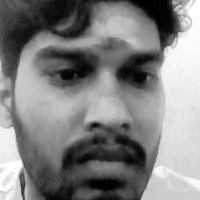
#> input picture dataset/695748833aff31f8138e99cc/001.jpg, 200 x 200 px; its folder holds only this picture in this run
$ python -i face_service.py   (imports and definitions only)
#> lines starting #> are read from the running program, lines starting #| are printed output that depends on the picture
import os
from datetime import datetime, timedelta
from bson import ObjectId

import cv2
import numpy as np

# Global Mongo client; set from app.py with set_mongo_client(mongo.db)
mongo_client = None

BASE_DIR = os.path.dirname(os.path.abspath(__file__))
DATASET_DIR = os.path.join(BASE_DIR, 'dataset')
MODEL_PATH = os.path.join(BASE_DIR, 'face_model.yml')
HAAR_PATH = cv2.data.haarcascades + 'haarcascade_frontalface_default.xml'


# [4 lines left out: function set_mongo_client, not called in this run]


def _load_face_detector():
    if not os.path.exists(HAAR_PATH):
        raise RuntimeError('Haarcascade file not found at ' + HAAR_PATH)
    return cv2.CascadeClassifier(HAAR_PATH)


def _create_recognizer():
    """
    Create an LBPH recognizer.
    Requires opencv-contrib-python so that cv2.face exists.
    """
    if not hasattr(cv2, "face") or not hasattr(cv2.face, "LBPHFaceRecognizer_create"):
        print("⚠️ cv2.face.LBPHFaceRecognizer_create not available. "
              "Install opencv-contrib-python.")
        return None
    return cv2.face.LBPHFaceRecognizer_create()


# [11 lines left out: function _load_recognizer, not called in this run]


def train_model():
    """
    Train LBPH recognizer on images in dataset/<student_id>/.
    Each folder name is a MongoDB _id string of the student.
    """
    recognizer = _create_recognizer()
    if recognizer is None:
        return False

    if not os.path.isdir(DATASET_DIR):
        print("📂 Dataset folder not found, nothing to train.")
        return False

    face_cascade = _load_face_detector()

    faces = []
    labels = []

    # Map ObjectId string -> int label (LBPH needs int labels)
    id_to_label = {}
    label_to_id = {}
    current_label = 0

    for student_id_dir in os.listdir(DATASET_DIR):
        student_path = os.path.join(DATASET_DIR, student_id_dir)
        if not os.path.isdir(student_path):
            continue

        sid_str = str(student_id_dir)

        if sid_str not in id_to_label:
            id_to_label[sid_str] = current_label
            label_to_id[current_label] = sid_str
            current_label += 1

        label_int = id_to_label[sid_str]

        for img_name in os.listdir(student_path):
            if not img_name.lower().endswith((".jpg", ".jpeg", ".png")):
                continue

            img_path = os.path.join(student_path, img_name)
            img = cv2.imread(img_path)
#> img is the input picture: shape (200, 200, 3); min 0, max 255, mean 128.9
            if img is None:
                continue

            gray = cv2.cvtColor(img, cv2.COLOR_BGR2GRAY)
            detected = face_cascade.detectMultiScale(
                gray,
                scaleFactor=1.1,
                minNeighbors=5,
                minSize=(60, 60)
            )
#> detected = [[17, 9, 175, 175]]
            for (x, y, w, h) in detected:
                roi = gray[y:y + h, x:x + w]
                roi = cv2.resize(roi, (200, 200))
                roi = cv2.equalizeHist(roi)
                faces.append(roi)
                labels.append(label_int)
#> this loop made 1 pass
#> pass 1, in train_model, `roi = gray[y:y + h, x:x + w]`:
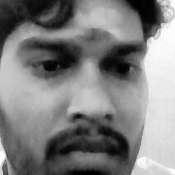
#> roi: shape (175, 175); min 0, max 255, mean 127
#> after the loop, faces = 1 item; labels = [0]
#> pass 2 of the loop in train_model, `for student_id_dir in os.listdir(DATASET_DIR):`:
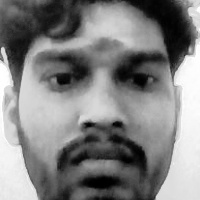
#> input picture dataset/69574e62c9cbd74150f14735/001.jpg, 200 x 200 px
#> in train_model, img is the input picture: shape (200, 200, 3); min 0, max 255, mean 129.2
#> detected = [[12, 9, 179, 179]]
#> the loop in train_model, `for (x, y, w, h) in detected:` made 1 pass
#> pass 1, in train_model, `roi = gray[y:y + h, x:x + w]`:
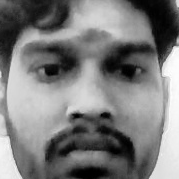
#> roi: shape (179, 179); min 0, max 254, mean 123.5
#> after the loop in train_model, `for (x, y, w, h) in detected:`: faces = 2 items; labels = [0, 1]

    if len(faces) == 0:
        print("❌ No faces found in dataset, cannot train.")
        return False

    faces_np = np.array(faces, dtype=np.uint8)
    labels_np = np.array(labels, dtype=np.int32)
#> labels_np = [0, 1]

    recognizer.train(faces_np, labels_np)
    recognizer.write(MODEL_PATH)
    print(f"✅ Model trained with {len(faces)} samples for {len(id_to_label)} students.")
#| ✅ Model trained with 2 samples for 2 students.
    return True


# [169 lines left out: function recognize_and_mark_attendance, not called in this run]

>>> result = train_model()
